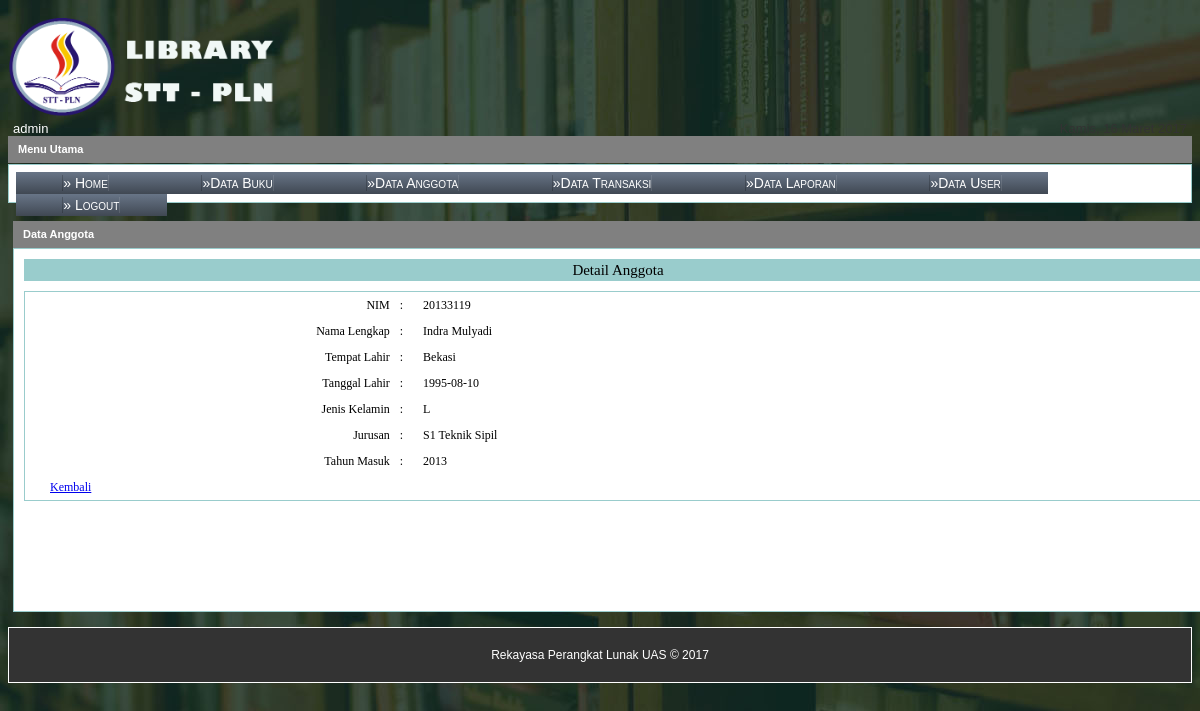
The app's page /admin/index.php?page=anggota_detil&nim=20133119 (signed in) with its own data.
### tables this page shows
CREATE TABLE `tbl_anggota` (
  `nim` int(11) NOT NULL,
  `nama` varchar(250) NOT NULL,
  `tempat_lahir` varchar(50) NOT NULL,
  `tgl_lahir` varchar(15) NOT NULL,
  `jk` enum('L','P') NOT NULL,
  `prodi` varchar(50) NOT NULL,
  `thn_masuk` varchar(4) NOT NULL
);

### admin/anggota_detil.php (the view)
   <?php include '../conn/koneksi.php'; ?>
<div id="menu-tengah">
   	<div id="bg_menu">Data Anggota
   	</div>
   	<div id="content_menu">
       <div id="menu_header">
       	<table width="100%" height="100%" style="background-color:#9cc;">
           	<tr>
               	<td align="center">Detail Anggota</td>
               </tr>
           </table>
   	</div>
  	    <div class="table_input">
  	      <table width="100%" height="80%" align="center" cellspacing="0" cellpadding="5">
		<?php
           $nim	= isset($_GET['nim']) ? $_GET['nim'] : "";
		$query=mysql_query("SELECT * FROM tbl_anggota WHERE nim='$nim'", $konek);
		$data=mysql_fetch_array($query);
		?>
           <tbody>
           	<tr>
               	<td width="30%" align="right">NIM</td>
                   <td width="2%">:</td>
                   <td><?php echo $data[0]; ?></td>
               </tr>
               <tr>
               	<td width="20%" align="right">Nama Lengkap</td>
                   <td>:</td>
                   <td><?php echo $data[1]; ?></td>
               </tr>
               <tr>
               	<td width="20%" align="right">Tempat Lahir</td>
                   <td>:</td>
                   <td><?php echo $data[2]; ?></td>
               </tr>
               <tr>
               	<td width="20%" align="right">Tanggal Lahir</td>
                   <td>:</td>
                   <td><?php echo $data[3]; ?></td>
               </tr>
               <tr>
               	<td width="20%" align="right">Jenis Kelamin</td>
                   <td>:</td>
                   <td><?php echo $data[4]; ?></td>
               </tr>
               <tr>
               	<td width="20%" align="right">Jurusan</td>
                   <td>:</td>
                   <td><?php echo $data[5]; ?></td>
               </tr>
               <tr>
               	<td width="20%" align="right">Tahun Masuk</td>
                   <td>:</td>
                   <td><?php echo $data[6]; ?></td>
               </tr>
               <tr>
                   <td><a href="?page=anggota">Kembali</td>
               </tr>
           </tbody>
         </table>
	      </div>
  	  </div>
   </div>

### images/style.css (style rules this page uses)
body { background:url("../images/back.jpg"); font-family:Tahoma, Geneva, sans-serif; font-size: 14px; }
#menu-tengah { margin:5px; width:1210px; float:left; }
#bg_menu { background-color: gray; border-bottom:0px; padding:7px; padding-left:10px; color:#ffffff; font-weight:bold; font-size:11px; height:13px; }
#content_menu { background-color: #FFF; border: 1px solid #9CC; line-height: 16px; padding: 3px; margin-bottom: 10px; font-size:14px; padding:10px; }
#menu_header { font-size:15px; font-family:Georgia, "Times New Roman", Times, serif; border-collapse: collapse; overflow: hidden; margin-bottom:10px; }
.table_input { background-color:#FFF; font-size:12px; font-family:Georgia, "Times New Roman", Times, serif; border-collapse: collapse; border: 1px solid #9cc; overflow: hidden; margin-bottom:100px; padding-left: 20px; }

### records on screen
tbl_anggota: nim "20133119", nama "Indra Mulyadi", tempat_lahir "Bekasi", tgl_lahir "1995-08-10", jk "L", prodi "S1 Teknik Sipil", thn_masuk "2013"

### other values on screen
$_SESSION['nama'] "admin"
